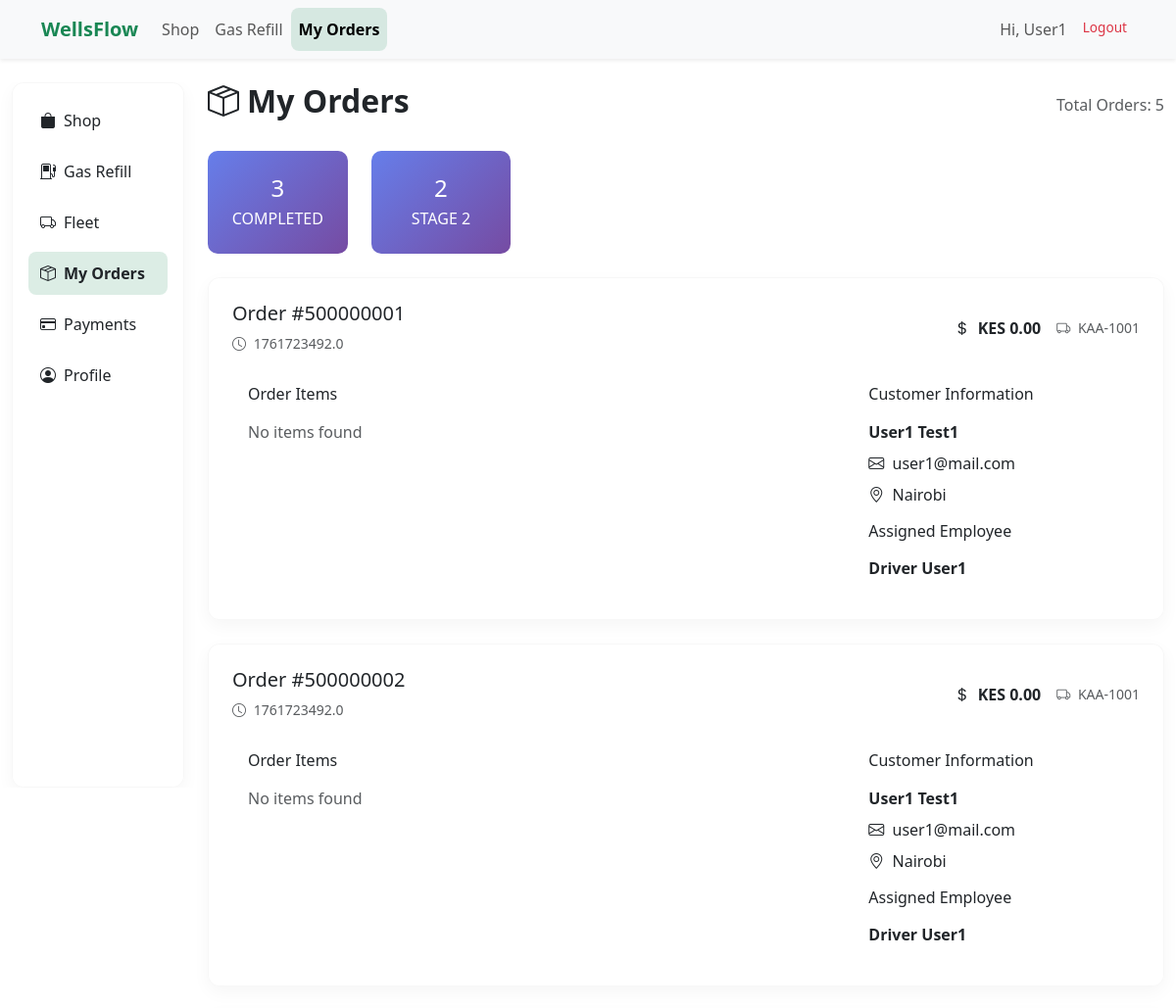
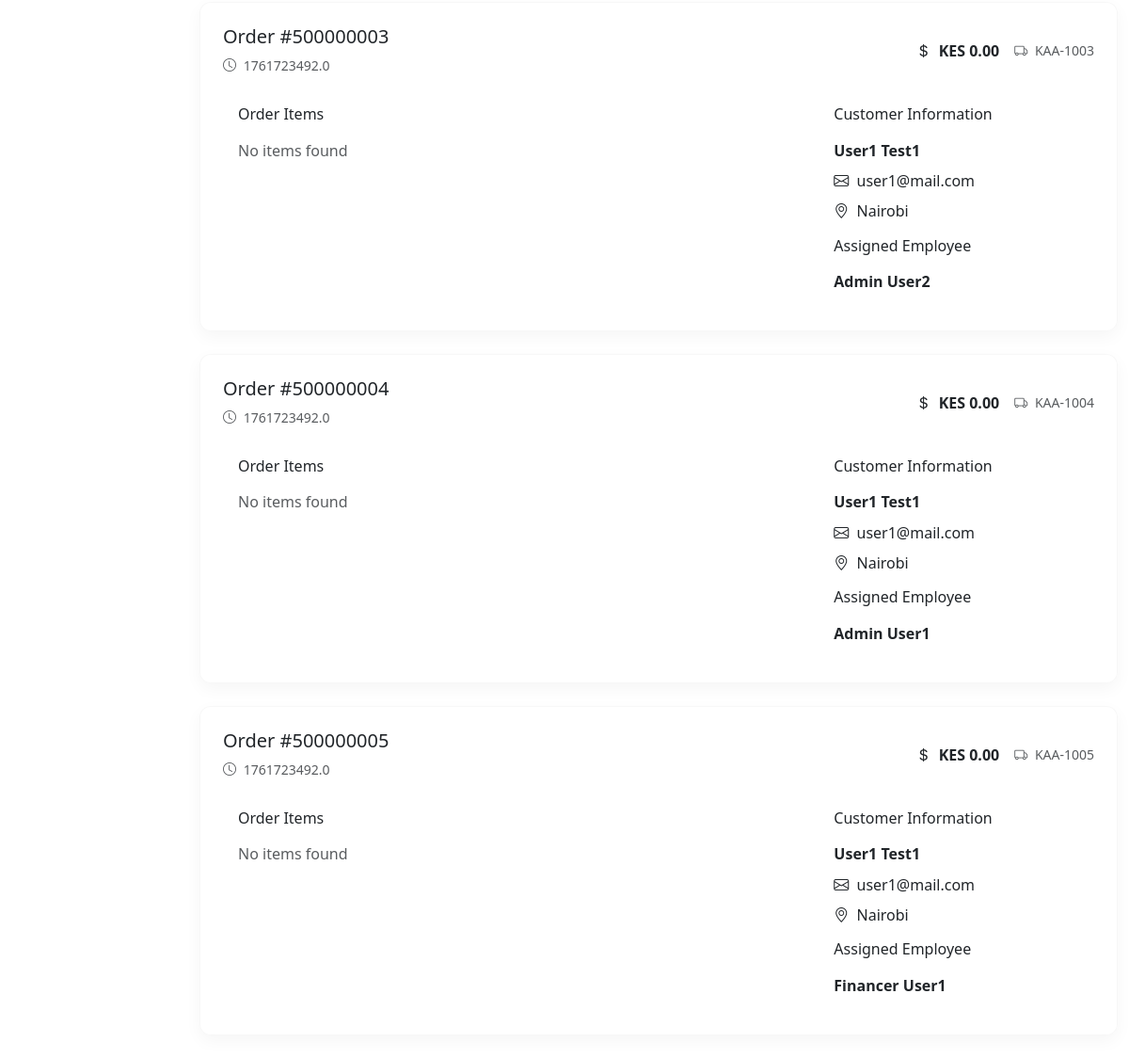
The app's page /vieworders (signed in) with its own data (2 pictures, top to bottom).
### models.py (models this page shows, shortened)
class User(UserMixin, db.Model):
    __tablename__ = "Users"  # Match DB table
    id = db.Column(db.Integer, primary_key=True)
    fname = db.Column(db.String(50))
    lname = db.Column(db.String(50))
    email = db.Column(db.String(120), unique=True, nullable=False)
    phone = db.Column(db.String(15))
    password_hash = db.Column(db.String(128))
    role = db.Column(db.String(50), default="customer")

class Order(db.Model):
    __tablename__ = "Orders"  # ✅ match DB
    id = db.Column(db.Integer, primary_key=True)
    customer_id = db.Column(db.Integer, db.ForeignKey("Users.id"))
    product_id = db.Column(db.Integer, db.ForeignKey("Products.id"))
    status = db.Column(db.String(50), default="Received")

class Fleet(db.Model):
    __tablename__ = "Fleet"  # ✅ match DB
    id = db.Column(db.Integer, primary_key=True)
    name = db.Column(db.String(80), nullable=False)         # e.g., "Truck A"
    reg_no = db.Column(db.String(30), unique=True)          # e.g., "KAA 123A"
    category = db.Column(db.String(50))                     # e.g., Tanker, Trailer, Small Truck
    status = db.Column(db.String(30), default="available")  # available, in transit, service

### tables this page shows
CREATE TABLE `Employees` (
    `employee_id` INTEGER PRIMARY KEY NOT NULL UNIQUE,
    `first_name` TEXT NOT NULL,
    `last_name` TEXT NOT NULL,
    `phone_number` INTEGER NOT NULL,
    `email` TEXT NOT NULL UNIQUE,
    `password` TEXT NOT NULL,
    `otp` TEXT NOT NULL,
    `otp_timestamp` REAL NOT NULL,
    `location` TEXT NOT NULL, -- This is the employee's general location, not ping location
    `role` TEXT NOT NULL DEFAULT 'Customer',
    `status` TEXT NOT NULL DEFAULT 'Inactive',
    `last_login` REAL NOT NULL
);

### app.py (the view, shortened to what this page needs)
@app.route("/vieworders")
@login_required
def vieworders():
    conn = sqlite3.connect(shopfleetdb)
    conn.row_factory = sqlite3.Row
    cursor = conn.cursor()
    current_user_id = current_user.user_id
    cursor.execute("""
        SELECT o.*,
               u.first_name as customer_first_name,
               u.last_name as customer_last_name,
               u.email as customer_email,
               u.location as customer_location,
               e.first_name as employee_first_name,
               e.last_name as employee_last_name,
               f.registration_number as fleet_registration,
               c.status as cart_status
        FROM Orders o
        LEFT JOIN Cart c ON o.cart_id = c.cart_id
        LEFT JOIN Users u ON c.user_id = u.user_id
        LEFT JOIN Employees e ON o.employee_id = e.employee_id
        LEFT JOIN Fleet f ON o.fleet_id = f.fleet_id
        WHERE c.user_id = ?
        ORDER BY o.order_timestamp DESC
    """, (current_user_id,))
    orders = cursor.fetchall()
    processed_orders = []
    for order in orders:
        order_dict = dict(order)
        cart_status = order_dict.get('cart_status', '')
        parsed_items = []
        total_amount = 0
        order_dict['parsed_items'] = parsed_items
        order_dict['total_amount'] = total_amount
        processed_orders.append(order_dict)
    cursor.execute("""
        SELECT o.status, COUNT(*) as count
        FROM Orders o
        LEFT JOIN Cart c ON o.cart_id = c.cart_id
        WHERE c.user_id = ?
        GROUP BY o.status
    """, (current_user_id,))
    status_counts = cursor.fetchall()
    cursor.execute("""
        SELECT COUNT(*) as total
        FROM Orders o
        LEFT JOIN Cart c ON o.cart_id = c.cart_id
        WHERE c.user_id = ?
    """, (current_user_id,))
    total_orders = cursor.fetchone()['total']
    conn.close()
    return render_template("fleet/fleet_extend/customers/vieworders.html",
                           orders=processed_orders,
                           status_counts=status_counts,
                           current_filter=None,  # No filter for user view
                           total_orders=total_orders)

### app.py (called while the page is built, shortened)
@login_manager.user_loader
def load_user(user_id):
    conn = sqlite3.connect(shopfleetdb)
    conn.row_factory = sqlite3.Row
    cursor = conn.cursor()
    cursor.execute(
        "SELECT user_id, first_name, last_name, email, 'customer' as role FROM Users WHERE user_id = ?",
        (user_id,),
    )
    row = cursor.fetchone()
    if row:
        conn.close()
        return UserObject(row['user_id'], row['first_name'], row['last_name'], row['email'], row['role'])

### user_object.py (called while the page is built)
    @property
    def fname(self):
        if self.role != 'customer' and self.username:
            return self.username
        return self.first_name

### templates/fleet/fleet_extend/customers/vieworders.html (shortened to what this page needs)
<!DOCTYPE html>
<html lang="en">
<head>
  <link href="https://cdn.jsdelivr.net/npm/bootstrap@5.3.0/dist/css/bootstrap.min.css" rel="stylesheet"/>
  <link href="{{ url_for('static', filename='css/styles.css') }}" rel="stylesheet">
  <link rel="stylesheet" href="https://cdn.jsdelivr.net/npm/bootstrap-icons@1.10.5/font/bootstrap-icons.css">
</head>
<body>
<nav class="navbar navbar-expand-lg navbar-light bg-light shadow-sm">
  <div class="container">
    <a class="navbar-brand text-success fw-bold" href="/">WellsFlow</a>
    <div class="collapse navbar-collapse" id="navbarNav">
      <ul class="navbar-nav me-auto">
        {% if current_user.is_authenticated %}
          {% if current_user.role == 'customer' %}
            <li class="nav-item"><a class="nav-link" href="{{ url_for('shop.shop_home') }}">Shop</a></li>
            <li class="nav-item"><a class="nav-link" href="{{ url_for('gasrefill.gas_refill_form') }}">Gas Refill</a></li>
            <li class="nav-item"><a class="nav-link active" href="{{ url_for('vieworders') }}">My Orders</a></li>
          {% endif %}
        {% else %}
          <li class="nav-item"><a class="nav-link" href="{{ url_for('shop.shop_home') }}">Shop</a></li>
          <li class="nav-item"><a class="nav-link" href="{{ url_for('gasrefill.gas_refill_form') }}">Gas Refill</a></li>
          <li class="nav-item"><a class="nav-link" href="{{ url_for('fleet.fleet_home') }}">Fleet</a></li>
        {% endif %}
      </ul>
      <ul class="navbar-nav">
        {% if current_user.is_authenticated %}
          <li class="nav-item">
            <span class="nav-link">Hi, {{ current_user.fname }}{% if current_user.role != 'customer' %} ({{ current_user.role }}){% endif %}</span>
          </li>
          <li class="nav-item">
            <a class="nav-link text-danger" href="{{ url_for('auth.logout') }}">Logout</a>
          </li>
        {% endif %}
      </ul>
    </div>
  </div>
</nav>
<div class="container-fluid mt-4">
  <div class="row">
    <div class="col-lg-2 d-none d-lg-block sidebar-container">
      <div class="glass-card p-3 h-100 sidebar-content">
        <ul class="nav flex-column">
          <li class="nav-item mb-2"><a href="{{ url_for('shop.shop_home') }}" class="nav-link text-dark"><i class="bi bi-bag-fill me-2"></i>Shop</a></li>
          <li class="nav-item mb-2"><a href="{{ url_for('gasrefill.gas_refill_form') }}" class="nav-link text-dark"><i class="bi bi-fuel-pump me-2"></i>Gas Refill</a></li>
          <li class="nav-item mb-2"><a href="{{ url_for('fleet.fleet_home') }}" class="nav-link text-dark"><i class="bi bi-truck me-2"></i>Fleet</a></li>
          <li class="nav-item mb-2"><a href="{{ url_for('vieworders') }}" class="nav-link text-dark fw-bold"><i class="bi bi-box-seam me-2"></i>My Orders</a></li>
          <li class="nav-item mb-2"><a href="#" class="nav-link text-dark"><i class="bi bi-credit-card me-2"></i>Payments</a></li>
          <li class="nav-item mb-2"><a href="#" class="nav-link text-dark"><i class="bi bi-person-circle me-2"></i>Profile</a></li>
        </ul>
      </div>
    </div>
    <div class="col-lg-10">
      <div class="d-flex justify-content-between align-items-center mb-4">
        <h2 class="fw-bold"><i class="bi bi-box-seam me-2"></i>My Orders</h2>
        <span class="text-muted">Total Orders: {{ total_orders }}</span>
      </div>
      {% if status_counts %}
      <div class="row mb-4">
        {% for status_count in status_counts %}
        <div class="col-md-2 col-sm-4">
          <div class="stats-card">
            <h4 class="mb-1">{{ status_count['count'] }}</h4>
            <p class="mb-0 text-uppercase">{{ status_count['status'] }}</p>
          </div>
        </div>
        {% endfor %}
      </div>
      {% endif %}
      {% if orders %}
        {% for order in orders %}
        <div class="order-card glass-card p-4">
        <div class="row align-items-center mb-3">
            <div class="col-md-6">
            <h5 class="mb-1">
                Order #{{ order['order_id'] }}
                <span class="badge status-badge status-{{ order['status'].lower().replace(' ', '') }}">
                </span>
            </h5>
            <small class="text-muted">
                <i class="bi bi-clock me-1"></i>
                {{ order['order_timestamp'] }}
            </small>
            </div>
            <div class="col-md-6 text-md-end">
            <div class="d-flex justify-content-md-end align-items-center gap-3">
                <span class="fw-bold">
                <i class="bi bi-currency-dollar me-1"></i>
                KES {{ "{:,.2f}".format(order['total_amount']) }}
                </span>
                {% if order['fleet_registration'] %}
                <span class="text-muted small">
                <i class="bi bi-truck me-1"></i>
                {{ order['fleet_registration'] }}
                </span>
                {% endif %}
            </div>
            </div>
        </div>
        <div class="row">
            <div class="col-md-8">
            <div class="card border-0">
                <div class="card-body p-3">
                <h6 class="card-title mb-3">Order Items</h6>
                <div class="item-list">
                    {% if order['parsed_items'] %}
                    {% for item in order['parsed_items'] %}
                    <div class="d-flex justify-content-between align-items-center py-2 border-bottom">
                        <div>
                        <strong>{{ item['name'] }}</strong>
                        <br>
                        <small class="text-muted">ID: {{ item['id'] }}</small>
                        </div>
                        <div class="text-end">
                        <span class="badge bg-secondary">Qty: {{ item['quantity'] }}</span>
                        {% if item['location'] != 'Unknown' %}
                        <br>
                        <small class="text-muted">Location: {{ item['location'] }}</small>
                        {% endif %}
                        </div>
                    </div>
                    {% endfor %}
                    {% else %}
                    <p class="text-muted mb-0">No items found</p>
                    {% endif %}
                </div>
                </div>
            </div>
            </div>
            <div class="col-md-4">
            <div class="card border-0">
                <div class="card-body p-3">
                <h6 class="card-title mb-3">Customer Information</h6>
                <div class="mb-2">
                    <strong>{{ order['customer_first_name'] }} {{ order['customer_last_name'] }}</strong>
                </div>
                <div class="mb-2">
                    <i class="bi bi-envelope me-1"></i>
                    {{ order['customer_email'] }}
                </div>
                <div class="mb-2">
                    <i class="bi bi-geo-alt me-1"></i>
                    {{ order['customer_location'] }}
                </div>
                {% if order['employee_first_name'] %}
                <div class="mt-3">
                    <h6 class="card-title mb-3">Assigned Employee</h6>
                    <div>
                    <strong>{{ order['employee_first_name'] }} {{ order['employee_last_name'] }}</strong>
                    </div>
                </div>
                {% endif %}
                </div>
            </div>
            </div>
        </div>
        </div>
        {% endfor %}
      {% endif %}
    </div>
  </div>
</div>
</body>
</html>

### static/css/styles.css (style rules this page uses)
.glass-card { background: rgba(255, 255, 255, 0.2); border-radius: 15px; box-shadow: 0 8px 32px rgba(31, 38, 135, 0.2); backdrop-filter: blur(12px); -webkit-backdrop-filter: blur(12px); border: 1px solid rgba(255, 255, 255, 0.18); transition: transform 0.2s ease, box-shadow 0.2s ease; }
.nav-link { border-radius: 8px; padding: 10px 12px; transition: background 0.2s ease; }
.nav-link:hover, .nav-link.active { background: rgba(25, 135, 84, 0.15); color: #198754; font-weight: 600; }
.text-danger { font-size: 0.85rem; color: #dc3545; }

### templates/fleet/fleet_extend/customers/vieworders.html (style rules this page uses)
.navbar { position: sticky; top: 0; z-index: 1000; box-shadow: 0 2px 10px rgba(0,0,0,0.1); }
.sidebar-container { position: sticky; top: 80px; height: calc(100vh - 80px); overflow: hidden; }
.sidebar-content { height: 100%; overflow-y: auto; }
.glass-card { background: rgba(255,255,255,0.85); border-radius: 12px; box-shadow: 0 6px 18px rgba(0,0,0,0.04); border: 1px solid rgba(0,0,0,0.03); }
.order-card { margin-bottom: 1.5rem; transition: transform 0.2s; }
.status-badge { font-size: 0.8rem; padding: 0.3rem 0.6rem; border-radius: 20px; }
.item-list { max-height: 200px; overflow-y: auto; }
.stats-card { background: linear-gradient(135deg, #667eea 0%, #764ba2 100%); color: white; border-radius: 10px; padding: 1.5rem; text-align: center; }

### records on screen
User: fname "User1"
Order: order_id "500000001", order_timestamp "1761723492.0", total_amount "0.00", fleet_registration "KAA-1001", customer_first_name "User1", customer_last_name "Test1", customer_email "user1@mail.com", customer_location "Nairobi", employee_first_name "Driver", employee_last_name "User1"
Order: order_id "500000002", order_timestamp "1761723492.0", total_amount "0.00", fleet_registration "KAA-1001", customer_first_name "User1", customer_last_name "Test1", customer_email "user1@mail.com", customer_location "Nairobi", employee_first_name "Driver", employee_last_name "User1"
Order: order_id "500000003", order_timestamp "1761723492.0", total_amount "0.00", fleet_registration "KAA-1003", customer_first_name "User1", customer_last_name "Test1", customer_email "user1@mail.com", customer_location "Nairobi", employee_first_name "Admin", employee_last_name "User2"
Order: order_id "500000004", order_timestamp "1761723492.0", total_amount "0.00", fleet_registration "KAA-1004", customer_first_name "User1", customer_last_name "Test1", customer_email "user1@mail.com", customer_location "Nairobi", employee_first_name "Admin", employee_last_name "User1"
Order: order_id "500000005", order_timestamp "1761723492.0", total_amount "0.00", fleet_registration "KAA-1005", customer_first_name "User1", customer_last_name "Test1", customer_email "user1@mail.com", customer_location "Nairobi", employee_first_name "Financer", employee_last_name "User1"

### other values on screen
{{ total_orders }} "5"
{{ status_count['count'] }} "3" "2"
{{ status_count['status'] }} "COMPLETED" "STAGE 2"
